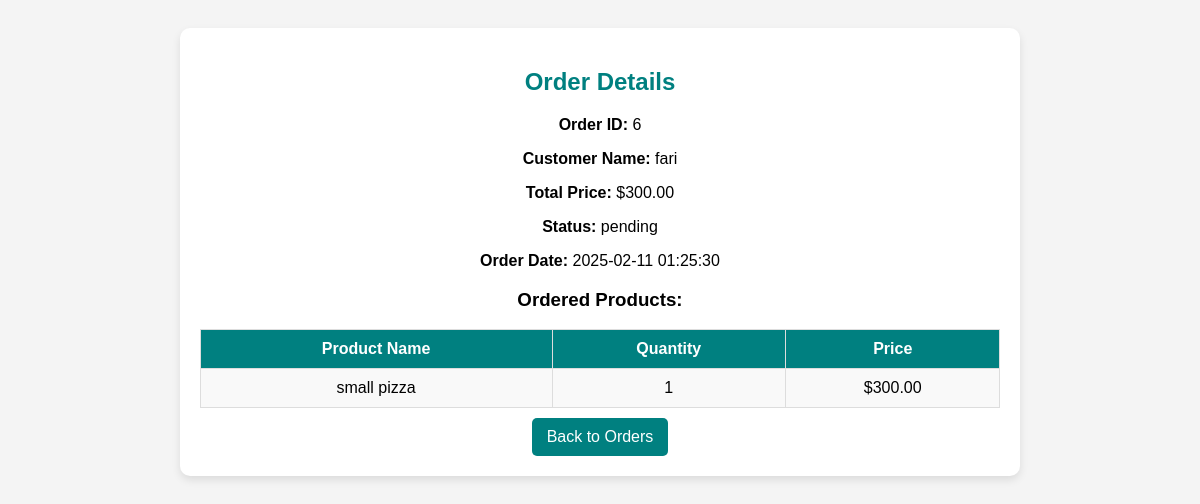
Page /order_details.php?id=6 on the committed database.
### tables this page shows
CREATE TABLE `orders` (
  `id` int(11) NOT NULL,
  `total_price` decimal(10,2) NOT NULL,
  `status` enum('pending','shipped','delivered','cancelled') DEFAULT 'pending',
  `order_date` timestamp NOT NULL DEFAULT current_timestamp(),
  `shipping_address` text NOT NULL,
  `payment_method` varchar(50) NOT NULL DEFAULT 'pending',
  `customer_id` int(11) NOT NULL
);

CREATE TABLE `customers` (
  `customer_id` int(11) NOT NULL,
  `name` varchar(255) NOT NULL,
  `email` varchar(255) NOT NULL,
  `phone` varchar(15) DEFAULT NULL,
  `address` text DEFAULT NULL,
  `created_at` timestamp NOT NULL DEFAULT current_timestamp(),
  `password` varchar(255) NOT NULL
);

CREATE TABLE `order_items` (
  `item_id` int(11) NOT NULL,
  `id` int(11) NOT NULL,
  `products_id` int(11) NOT NULL,
  `quantity` int(11) NOT NULL,
  `price` decimal(10,2) NOT NULL
);

CREATE TABLE `products` (
  `products_id` int(11) NOT NULL,
  `name` varchar(255) DEFAULT NULL,
  `price` decimal(10,2) DEFAULT NULL,
  `stock` int(11) DEFAULT NULL,
  `created_at` timestamp NOT NULL DEFAULT current_timestamp(),
  `category_id` int(11) NOT NULL
);

### order_details.php (the view, shortened to what this page needs)
<?php
include('db_connection.php');
$order_id = intval($_GET['id']);
$order_query = mysqli_query($conn, "SELECT orders.*, customers.name AS customer_name
                                    FROM orders
                                    JOIN customers ON orders.customer_id = customers.customer_id
                                    WHERE orders.id = '$order_id'");
$order = mysqli_fetch_assoc($order_query);
$order_items_query = mysqli_query($conn, "SELECT products.name, order_items.quantity, order_items.price
                                          FROM order_items
                                          JOIN products ON order_items.products_id = products.products_id
                                          WHERE order_items.id = '$order_id'");
?>
<!DOCTYPE html>
<html lang="en">
<head>
</head>
<body>
<div class="container">
    <h2>Order Details</h2>
    <p><strong>Order ID:</strong> <?= htmlspecialchars($order['id']) ?></p>
    <p><strong>Customer Name:</strong> <?= htmlspecialchars($order['customer_name']) ?></p>
    <p><strong>Total Price:</strong> $<?= number_format($order['total_price'], 2) ?></p>
    <p><strong>Status:</strong> <?= htmlspecialchars($order['status']) ?></p>
    <p><strong>Order Date:</strong> <?= htmlspecialchars($order['order_date']) ?></p>
    <h3>Ordered Products:</h3>
    <table>
        <tr>
            <th>Product Name</th>
            <th>Quantity</th>
            <th>Price</th>
        </tr>
        <?php while ($item = mysqli_fetch_assoc($order_items_query)) { ?>
        <tr>
            <td><?= htmlspecialchars($item['name']) ?></td>
            <td><?= $item['quantity'] ?></td>
            <td>$<?= number_format($item['price'], 2) ?></td>
        </tr>
        <?php } ?>
    </table>
    <a href="aorders.php" class="btn">Back to Orders</a>
</div>
</body>
</html>

### order_details.php (style rules this page uses)
body { font-family: Arial, sans-serif; background: #f4f4f4; text-align: center; padding: 20px; }
.container { width: 70%; margin: auto; background: white; padding: 20px; border-radius: 10px; box-shadow: 0px 4px 8px rgba(0, 0, 0, 0.1); }
h2 { color: #008080; }
table { width: 100%; border-collapse: collapse; margin-top: 10px; }
th, td { padding: 10px; border: 1px solid #ddd; text-align: center; }
th { background: #008080; color: white; }
tr:nth-child(even) { background: #f9f9f9; }
.btn { display: inline-block; background: #008080; color: white; padding: 10px 15px; margin-top: 10px; text-decoration: none; border-radius: 5px; }

### rows in the picture
orders: id "6", customer.name "fari", total_price "300.00", status "pending", order_date "2025-02-11 01:25:30"
order_items: products.name "small pizza", quantity "1", price "300.00"
